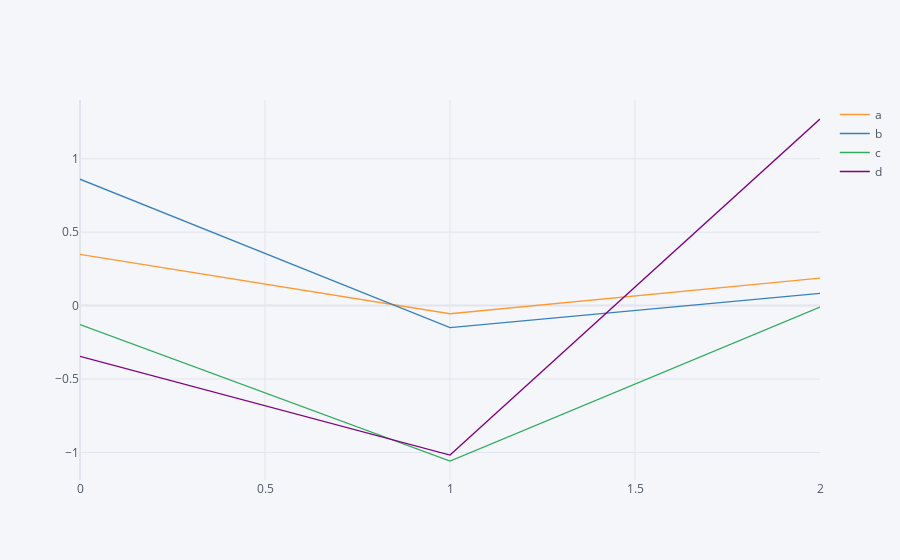

The notebook cell saved with this chart:
### Code cell
df.iplot(kind='area')

### Figure 1 — Plotly figure (JSON) as saved in the notebook; plotly's stock layout.template omitted (floating-point values rounded to 4 significant figures)
{"data": [{"line": {"color": "rgba(255, 153, 51, 1.0)", "dash": "solid", "shape": "linear", "width": 1.3}, "mode": "lines", "name": "a", "text": "", "type": "scatter", "x": [0, 1, 2], "y": [0.3493, -0.05547, 0.1866]}, {"line": {"color": "rgba(55, 128, 191, 1.0)", "dash": "solid", "shape": "linear", "width": 1.3}, "mode": "lines", "name": "b", "text": "", "type": "scatter", "x": [0, 1, 2], "y": [0.8609, -0.1496, 0.08327]}, {"line": {"color": "rgba(50, 171, 96, 1.0)", "dash": "solid", "shape": "linear", "width": 1.3}, "mode": "lines", "name": "c", "text": "", "type": "scatter", "x": [0, 1, 2], "y": [-0.1299, -1.058, -0.01075]}, {"line": {"color": "rgba(128, 0, 128, 1.0)", "dash": "solid", "shape": "linear", "width": 1.3}, "mode": "lines", "name": "d", "text": "", "type": "scatter", "x": [0, 1, 2], "y": [-0.3458, -1.018, 1.271]}], "layout": {"legend": {"bgcolor": "#F5F6F9", "font": {"color": "#4D5663"}}, "paper_bgcolor": "#F5F6F9", "plot_bgcolor": "#F5F6F9", "title": {"font": {"color": "#4D5663"}}, "xaxis": {"gridcolor": "#E1E5ED", "showgrid": true, "tickfont": {"color": "#4D5663"}, "title": {"font": {"color": "#4D5663"}, "text": ""}, "zerolinecolor": "#E1E5ED"}, "yaxis": {"gridcolor": "#E1E5ED", "showgrid": true, "tickfont": {"color": "#4D5663"}, "title": {"font": {"color": "#4D5663"}, "text": ""}, "zerolinecolor": "#E1E5ED"}}}
